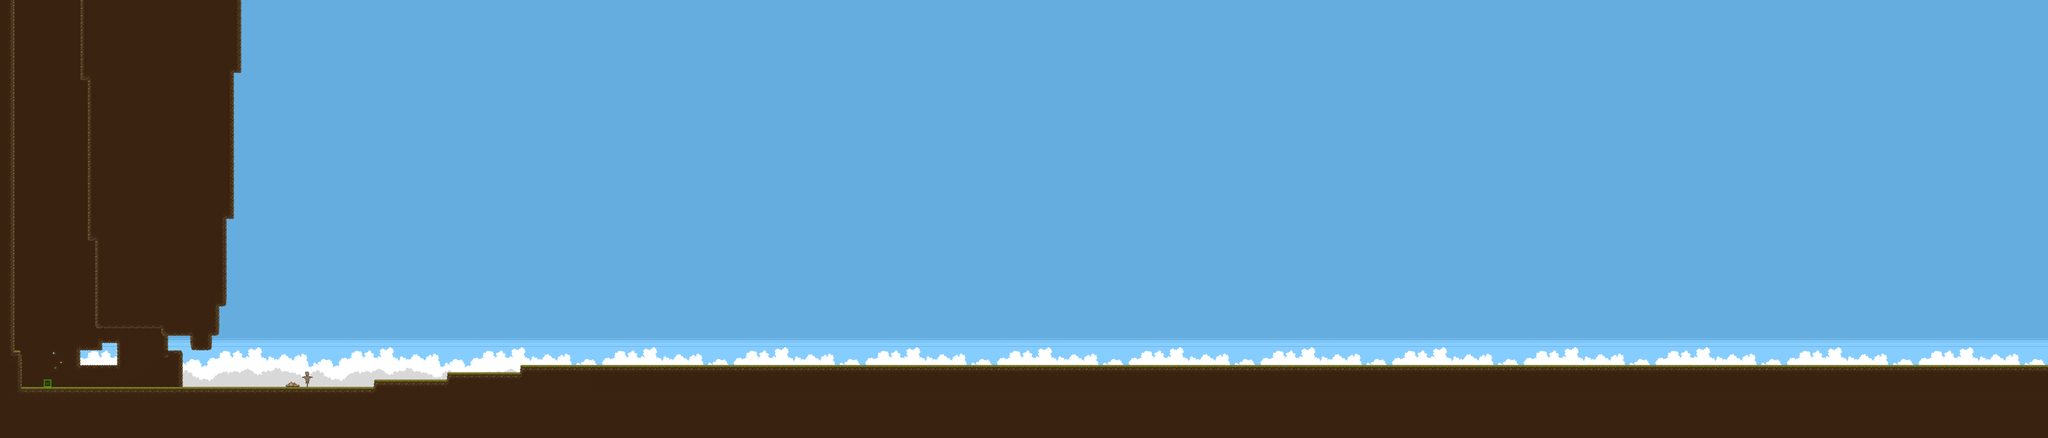

A 2D game scene composited from a Tiled map and its tileset images. What follows is a short description and the map's XML, with each tile layer's data collapsed to a summary:
An orthogonal 280x60 tile map with 32x32 px tiles, 9 tile layers (Fondo, Fondo2, Fondo3, Oscuridad, ...), 6 tilesets and 12 objects.

<map version="1.10" tiledversion="1.10.1" orientation="orthogonal" renderorder="right-down" width="280" height="60" tilewidth="32" tileheight="32" infinite="0" nextlayerid="12" nextobjectid="24">
 <tileset firstgid="1" name="TX Tileset Ground" tilewidth="32" tileheight="32" tilecount="256" columns="16">
  <image source="tilesets2/TX Tileset Ground.png" width="512" height="512" />
 </tileset>
 <tileset firstgid="257" name="TX Village Props" tilewidth="32" tileheight="32" tilecount="1024" columns="32">
  <image source="tilesets2/TX Village Props.png" width="1024" height="1024" />
 </tileset>
 <tileset firstgid="1281" name="Entities" tilewidth="32" tileheight="32" tilecount="16" columns="4">
  <image source="tilesets/Entities.png" width="128" height="128" />
 </tileset>
 <tileset firstgid="1297" name="Collisions_32x32" tilewidth="32" tileheight="32" tilecount="16" columns="4">
  <image source="tilesets/Collisions_32x32.png" width="128" height="128" />
 </tileset>
 <tileset firstgid="1313" name="bg0" tilewidth="32" tileheight="32" tilecount="990" columns="18">
  <image source="tilesets2/bg0.png" width="576" height="1760" />
 </tileset>
 <tileset firstgid="2303" name="bg1" tilewidth="32" tileheight="32" tilecount="198" columns="18">
  <image source="tilesets2/bg1.png" width="576" height="360" />
 </tileset>
 <layer id="6" name="Fondo" width="280" height="60" locked="1">
  <data>[16800 cells, 15680 non-empty, 792 distinct tile ids]</data>
 </layer>
 <layer id="7" name="Fondo2" width="280" height="60" locked="1">
  <data>[16800 cells, 2113 non-empty, 108 distinct tile ids]</data>
 </layer>
 <layer id="10" name="Fondo3" width="280" height="60" locked="1">
  <data>[16800 cells, 955 non-empty, 24 distinct tile ids]</data>
 </layer>
 <layer id="11" name="Oscuridad" width="280" height="60" locked="1" tintcolor="#64000000">
  <data>[16800 cells, 955 non-empty, 24 distinct tile ids]</data>
 </layer>
 <layer id="1" name="Suelo" width="280" height="60">
  <data>[16800 cells, 3640 non-empty, 35 distinct tile ids]</data>
 </layer>
 <layer id="4" name="Subdetalles" width="280" height="60">
  <data>[16800 cells, 4 non-empty, 4 distinct tile ids]</data>
 </layer>
 <layer id="2" name="Detalles" width="280" height="60">
  <data>[16800 cells, 12 non-empty, 7 distinct tile ids]</data>
 </layer>
 <layer id="5" name="Entidades" width="280" height="60">
  <data>[16800 cells, 1 non-empty, 1 distinct tile ids]</data>
 </layer>
 <layer id="9" name="Colisiones" width="280" height="60">
  <data>[16800 cells, 0 non-empty, 0 distinct tile ids]</data>
 </layer>
 <objectgroup color="#ff0000" id="8" name="Colisiones" visible="0">
  <object id="7" x="32" y="0" width="32" height="1728" />
  <object id="11" x="32" y="1696" width="8919.67" height="32" />
  <object id="12" x="352" y="0" width="32" height="352" />
  <object id="13" x="384" y="320" width="32" height="736" />
  <object id="14" x="416" y="1024" width="32" height="416" />
  <object id="15" x="416" y="1408" width="320" height="32" />
  <object id="16" x="704" y="1440" width="128" height="32" />
  <object id="17" x="832" y="1440" width="96" height="96" />
  <object id="18" x="928" y="1312" width="32" height="160" />
  <object id="19" x="960" y="928" width="32" height="416" />
  <object id="20" x="992" y="288" width="32" height="672" />
  <object id="23" x="1024" y="0" width="32" height="320" />
 </objectgroup>
</map>
